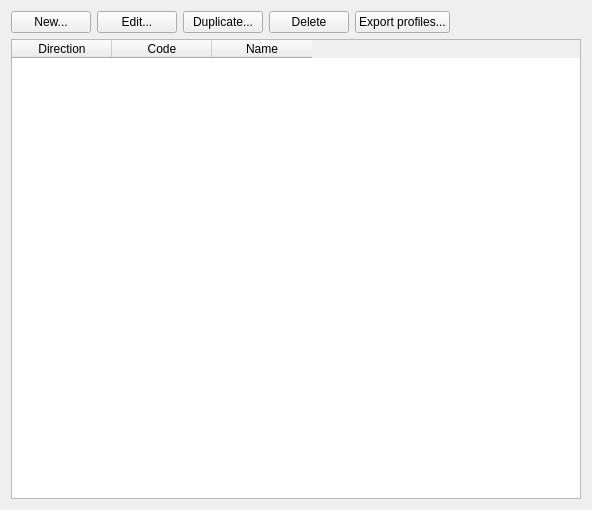
<?xml version="1.0" encoding="UTF-8"?>
<ui version="4.0">
 <class>WdgRoutes</class>
 <widget class="QWidget" name="WdgRoutes">
  <property name="geometry">
   <rect>
    <x>0</x>
    <y>0</y>
    <width>592</width>
    <height>510</height>
   </rect>
  </property>
  <property name="windowTitle">
   <string>Form</string>
  </property>
  <layout class="QVBoxLayout" name="verticalLayout">
   <item>
    <layout class="QHBoxLayout" name="horizontalLayout_5">
     <item>
      <widget class="QPushButton" name="pbNew">
       <property name="text">
        <string>New...</string>
       </property>
      </widget>
     </item>
     <item>
      <widget class="QPushButton" name="pbEdit">
       <property name="text">
        <string>Edit...</string>
       </property>
      </widget>
     </item>
     <item>
      <widget class="QPushButton" name="pbDuplicate">
       <property name="text">
        <string>Duplicate...</string>
       </property>
      </widget>
     </item>
     <item>
      <widget class="QPushButton" name="pbDelete">
       <property name="text">
        <string>Delete</string>
       </property>
      </widget>
     </item>
     <item>
      <widget class="QPushButton" name="pbExportProfiles">
       <property name="text">
        <string>Export profiles...</string>
       </property>
      </widget>
     </item>
     <item>
      <spacer name="horizontalSpacer_5">
       <property name="orientation">
        <enum>Qt::Horizontal</enum>
       </property>
       <property name="sizeHint" stdset="0">
        <size>
         <width>40</width>
         <height>20</height>
        </size>
       </property>
      </spacer>
     </item>
    </layout>
   </item>
   <item>
    <widget class="QTableWidget" name="twRoutes">
     <property name="selectionMode">
      <enum>QAbstractItemView::ExtendedSelection</enum>
     </property>
     <property name="selectionBehavior">
      <enum>QAbstractItemView::SelectRows</enum>
     </property>
     <column>
      <property name="text">
       <string>Direction</string>
      </property>
     </column>
     <column>
      <property name="text">
       <string>Code</string>
      </property>
     </column>
     <column>
      <property name="text">
       <string>Name</string>
      </property>
     </column>
    </widget>
   </item>
  </layout>
 </widget>
 <resources/>
 <connections/>
</ui>
